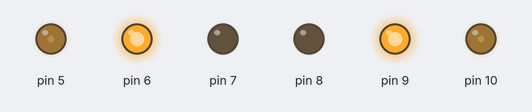
Bench run of a sketch on a simulated Arduino Uno, built with avr-gcc and run on an emulated ATmega328P. On the bench: output pins drawn as LEDs (lit = HIGH).

Above: at 0.1 s.
Timing chart, 0 to 1.6 s (numbered marks = the images above):
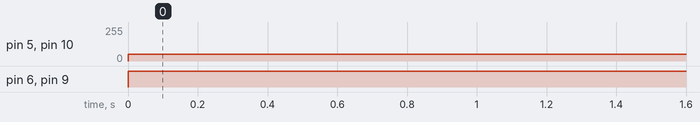

The sketch:

sketch_dec4a.ino
```cpp
void setup() {
  pinMode(9, OUTPUT);
  pinMode(8, OUTPUT);
  pinMode(10, OUTPUT);

  pinMode(7, OUTPUT);
  pinMode(6, OUTPUT);
  pinMode(5, OUTPUT);


  digitalWrite(8, LOW);
  digitalWrite(9, LOW);
  digitalWrite(10, LOW);

  digitalWrite(7, LOW);
  digitalWrite(6, LOW);
  digitalWrite(5, LOW);


}

void loop() {

  digitalWrite(8, LOW);
  digitalWrite(9, HIGH);
  analogWrite(10, 50);

  digitalWrite(7, LOW);
  digitalWrite(6, HIGH);
  analogWrite(5, 50);
}
```

Measured:
- by itself, pin 5, pin 10: 0/255 → 50/255 at 0.00 s
- by itself, pin 6, pin 9: LOW → HIGH at 0.00 s
